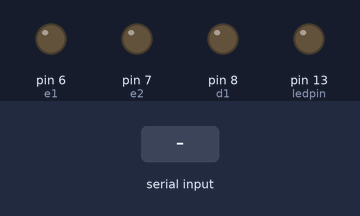
Bench run of a sketch on a simulated Arduino Uno, built with avr-gcc and run on an emulated ATmega328P. On the bench: output pins drawn as LEDs (lit = HIGH). The inputs (shaded band) are chosen by the test bench.

Above: at 1.2 s.
1.3 s: "1" received over the second serial link
At 2.3 s:
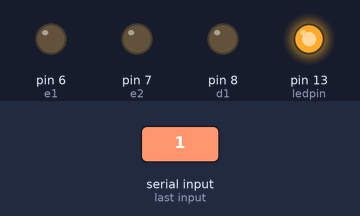
2.8 s: "0" received over the second serial link
At 3.4 s:
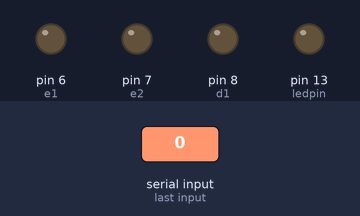
Timing chart, 0 to 5.8 s (numbered marks = the images above; inputs shaded):
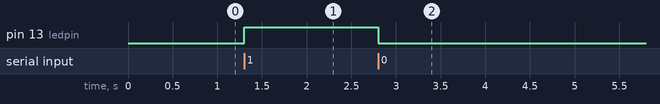

Measured:
- after the input at 1.3 s, pin 13 (ledpin): LOW → HIGH at once
- after the input at 2.8 s, pin 13 (ledpin): HIGH → LOW at once

The sketch:

bluetoothtest.ino
```cpp
#include<SoftwareSerial.h>
SoftwareSerial bluetooth(0,1);
int ledpin = 13;
String instruction = "";
int e1 = 6, e2 = 7, d1 = 8, d2 = 9;
void setup() {
  // put your setup code here, to run once:
  bluetooth.begin(9600);
  pinMode(e1, OUTPUT);
  pinMode(e2, OUTPUT);
  pinMode(d1, OUTPUT);
  pinMode(ledpin, OUTPUT);
}
void loop() {
  if(bluetooth.available()){
    while(bluetooth.available()){
      instruction = char(bluetooth.read());
    }
    if(instruction == "1")
      digitalWrite(ledpin, HIGH);
    else if(instruction == "0")
      digitalWrite(ledpin, LOW);
    instruction = "";
  }

}
```
